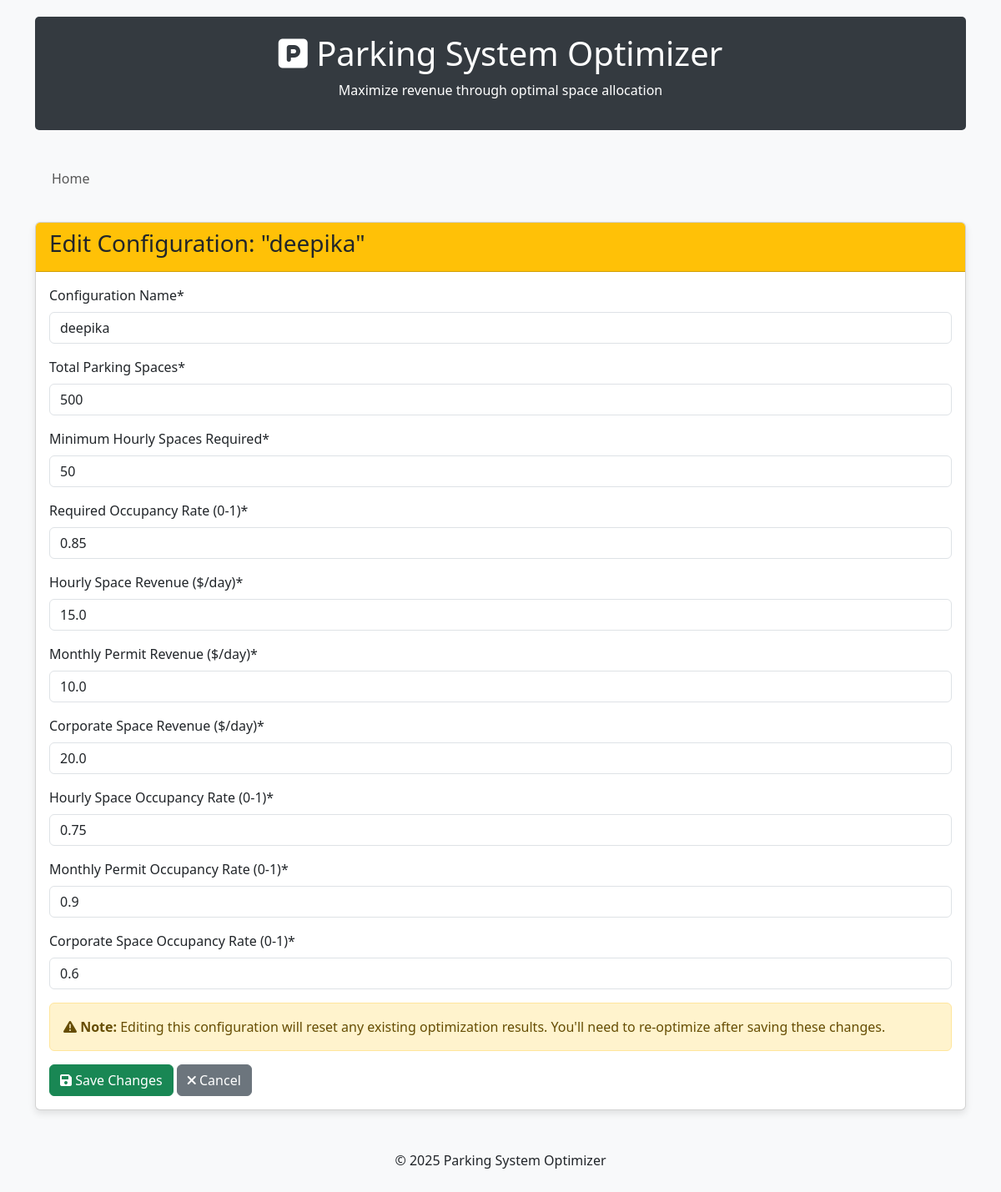
Page /edit/2/ on the committed database.
### parking_optimizer/models.py (models this page shows, shortened)
class ParkingConfiguration(models.Model):
    name = models.CharField(max_length=100)
    total_spaces = models.IntegerField(default=500)
    min_hourly_spaces = models.IntegerField(default=50)
    occupancy_requirement = models.FloatField(default=0.85)
    hourly_revenue = models.FloatField(default=15.0)
    monthly_revenue = models.FloatField(default=10.0)
    corporate_revenue = models.FloatField(default=20.0)
    hourly_reliability = models.FloatField(default=0.75)
    monthly_reliability = models.FloatField(default=0.90)
    corporate_reliability = models.FloatField(default=0.60)
    date_created = models.DateTimeField(auto_now_add=True)
    hourly_spaces = models.IntegerField(null=True, blank=True)
    monthly_spaces = models.IntegerField(null=True, blank=True)
    corporate_spaces = models.IntegerField(null=True, blank=True)
    expected_revenue = models.FloatField(null=True, blank=True)
    expected_occupancy = models.FloatField(null=True, blank=True)

### parking_optimizer/views.py (the view)
# urls.py: path('edit/<int:config_id>/', views.edit_config, name='edit_config'),
def edit_config(request, config_id):
    config = get_object_or_404(ParkingConfiguration, id=config_id)
    if request.method == 'POST':
        form = ParkingConfigForm(request.POST, instance=config)
        if form.is_valid():
            config = form.save(commit=False)
            config.hourly_spaces = None
            config.monthly_spaces = None
            config.corporate_spaces = None
            config.expected_revenue = None
            config.expected_occupancy = None
            config.save()
            messages.success(request, 'Configuration updated! You need to optimize again.')
            return redirect('optimize', config_id=config.id)
    else:
        form = ParkingConfigForm(instance=config)
    return render(request, 'parking_optimizer/edit_config.html', {'form': form, 'config': config})

### parking_optimizer/templates/parking_optimizer/edit_config.html (shortened to what this page needs)
{% extends 'parking_optimizer/base.html' %}
{% load crispy_forms_tags %}
{% block content %}
<div class="card">
    <div class="card-header bg-warning">
        <h3>Edit Configuration: "{{ config.name }}"</h3>
    </div>
    <div class="card-body">
        <form method="POST">
            {{ form|crispy }}
            <div class="alert alert-warning mt-3">
                <i class="fas fa-exclamation-triangle"></i>
                <strong>Note:</strong> Editing this configuration will reset any existing optimization results.
                You'll need to re-optimize after saving these changes.
            </div>
            <div class="mt-3">
                <button type="submit" class="btn btn-success">
                    <i class="fas fa-save"></i> Save Changes
                </button>
                <a href="{% url 'home' %}" class="btn btn-secondary">
                    <i class="fas fa-times"></i> Cancel
                </a>
            </div>
        </form>
    </div>
</div>
{% endblock %}

### parking_optimizer/templates/parking_optimizer/base.html (style rules this page uses)
body { padding-top: 20px; background-color: #f8f9fa; }
.card { box-shadow: 0 4px 8px rgba(0,0,0,0.1); transition: 0.3s; margin-bottom: 20px; }

### rows in the picture
ParkingConfiguration: name "deepika", total_spaces "500", min_hourly_spaces "50", occupancy_requirement "0.85", hourly_revenue "15.0", monthly_revenue "10.0", corporate_revenue "20.0", hourly_reliability "0.75", monthly_reliability "0.9", corporate_reliability "0.6"
